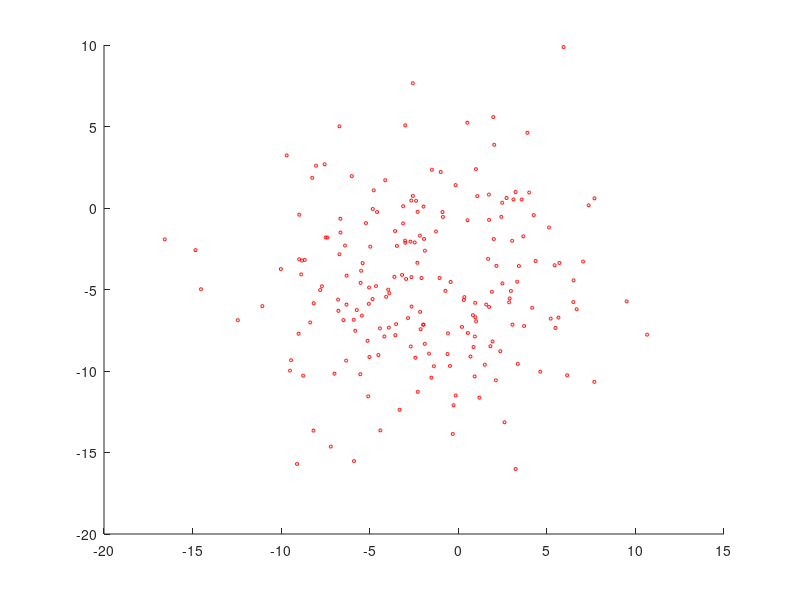

This chart was generated by the following MATLAB code: (Note: this script raises an error after producing the figure.)
clc; clear; close all;

% Parameter definitions
t = 100; % simulated time
T = 0.1; % Zeitkonstante
M = 200; % Partikelanzahl

N = floor(t/T);
xRef = zeros(3,N+1);

l = [2 80
     4 80];

uRefV = 2;
uRefw = 2/180*pi;

uRefVdev = 0.4;
uRefwdev = 5/180*pi;

xRef(:,1) = [0 0 0];
uRef = [2 5/180*pi];

partikel = zeros(3,M);
pool = zeros(3,M);
w = zeros(1,M);

for m=1:M
    partikel(1:2,m) = randn(2,1) * 5 + [-2 -4]';
end

partikelPath = zeros(2,N);
z = zeros(length(l),1);

figure
hold on

for n=1:N
    partikelMean = [mean(partikel(1,:)); mean(partikel(2,:))];
    partikelPath(:,n) = partikelMean;
    if mod(n-1,100) == 0 || n==N
        scatter(partikel(1,:), partikel(2,:),5,'r');
    
        cov = zeros(2);
        for m = 1:M
            e = partikel(1:2,m) - partikelMean;
            cov = cov + e*e';
        end
        cov = cov/M;

        ellipse = sigEllipse(partikelMean, cov, 1);
        plot(ellipse(1,:),ellipse(2,:));
    end
    
    if mod(n,20) == 0
        uRef(1) = randn * uRefVdev + uRefV;
        uRef(2) = randn * uRefwdev + uRefw;
    end
    
    % State propagation
    [xRef(1,n+1), xRef(2,n+1), xRef(3,n+1)] = sampleMotionModel(xRef(1,n), xRef(2,n), xRef(3,n), uRef(1), uRef(2), T);
    % Measurement
    for i=1:length(l)
        z(i) = norm(xRef(1:2,n+1)-l(:,i));
    end
    
    % Partikel propagation
    for m = 1:M
        [pool(1,m), pool(2,m), pool(3,m)] = sampleMotionModel(partikel(1,m), partikel(2,m), partikel(3,m), uRef(1), uRef(2), T);
        w(m) = measurementModel(z, pool(1,m), pool(2,m), l');
        if m~=1
            w(m) = w(m-1) + w(m);
        end
    end
    
    % Resampling
    for m = 1:M
        r = rand * w(M);
        i = find(w>r,1);
        partikel(:,m) = pool(:,i);
    end
end

plot(xRef(1,:), xRef(2,:));
%plot(partikelPath(1,:), partikelPath(2,:),'g');
axis equal
scatter(l(1,:), l(2,:),'MarkerEdgeColor',[0 0.5 0],'MarkerFaceColor',[0 0.5 0]); 
